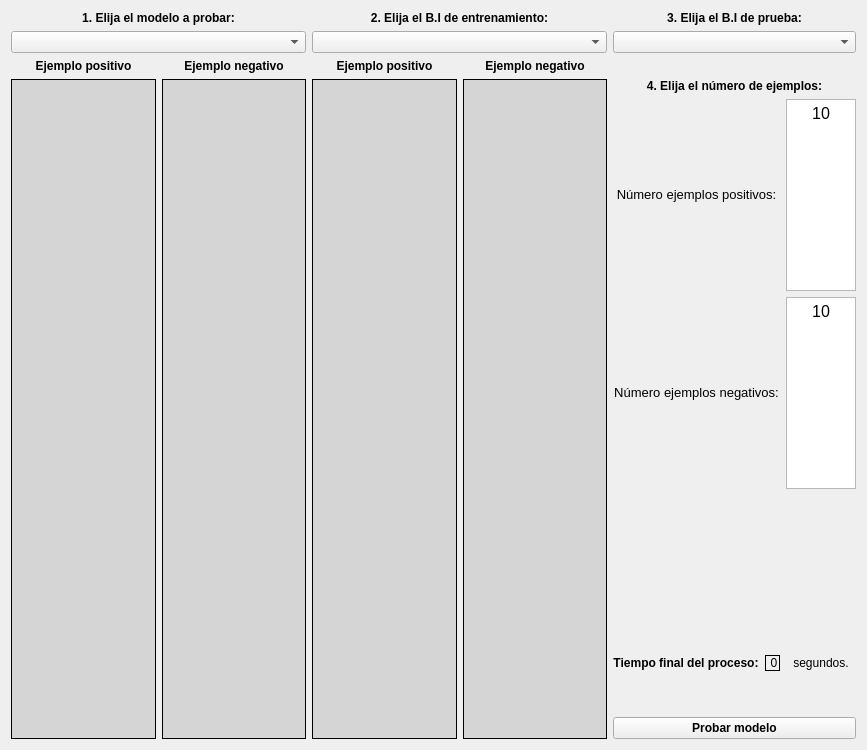
      <widget class="QWidget" name="Prueba">
       <attribute name="icon">
        <iconset>
         <normaloff>Miscelaneo/arrow-icon--myiconfinder-23.png</normaloff>Miscelaneo/arrow-icon--myiconfinder-23.png</iconset>
       </attribute>
       <attribute name="title">
        <string>Prueba modelo</string>
       </attribute>
       <attribute name="toolTip">
        <string>&lt;html&gt;&lt;head/&gt;&lt;body&gt;&lt;p&gt;Prueba de un modelo entrenado con un banco de imágenes (ejemplos) específico.&lt;/p&gt;&lt;/body&gt;&lt;/html&gt;</string>
       </attribute>
       <layout class="QHBoxLayout" name="horizontalLayout_13">
        <item>
         <layout class="QHBoxLayout" name="horizontalLayout_12" stretch="3,3,1">
          <item>
           <layout class="QVBoxLayout" name="verticalLayout_9" stretch="0,1">
            <item>
             <layout class="QVBoxLayout" name="verticalLayout_6" stretch="0,1">
              <item>
               <widget class="QLabel" name="label_5">
                <property name="text">
                 <string>&lt;html&gt;&lt;head/&gt;&lt;body&gt;&lt;p align=&quot;center&quot;&gt;&lt;span style=&quot; font-weight:600;&quot;&gt;1. Elija el modelo a probar:&lt;/span&gt;&lt;/p&gt;&lt;/body&gt;&lt;/html&gt;</string>
                </property>
               </widget>
              </item>
              <item>
               <widget class="QComboBox" name="modelos"/>
              </item>
             </layout>
            </item>
            <item>
             <layout class="QHBoxLayout" name="horizontalLayout_9">
              <item>
               <layout class="QVBoxLayout" name="verticalLayout_7" stretch="0,1">
                <item>
                 <widget class="QLabel" name="label_32">
                  <property name="text">
                   <string>&lt;html&gt;&lt;head/&gt;&lt;body&gt;&lt;p align=&quot;center&quot;&gt;&lt;span style=&quot; font-weight:600;&quot;&gt;Ejemplo positivo&lt;/span&gt;&lt;/p&gt;&lt;/body&gt;&lt;/html&gt;</string>
                  </property>
                 </widget>
                </item>
                <item>
                 <widget class="QLabel" name="EjemPosTrain">
                  <property name="palette">
                   <palette>
                    <active>
                     <colorrole role="Base">
                      <brush brushstyle="SolidPattern">
                       <color alpha="255">
                        <red>255</red>
                        <green>255</green>
                        <blue>255</blue>
                       </color>
                      </brush>
                     </colorrole>
                     <colorrole role="Window">
                      <brush brushstyle="SolidPattern">
                       <color alpha="255">
                        <red>213</red>
                        <green>213</green>
                        <blue>213</blue>
                       </color>
                      </brush>
                     </colorrole>
                    </active>
                    <inactive>
                     <colorrole role="Base">
                      <brush brushstyle="SolidPattern">
                       <color alpha="255">
                        <red>255</red>
                        <green>255</green>
                        <blue>255</blue>
                       </color>
                      </brush>
                     </colorrole>
                     <colorrole role="Window">
                      <brush brushstyle="SolidPattern">
                       <color alpha="255">
                        <red>213</red>
                        <green>213</green>
                        <blue>213</blue>
                       </color>
                      </brush>
                     </colorrole>
                    </inactive>
                    <disabled>
                     <colorrole role="Base">
                      <brush brushstyle="SolidPattern">
                       <color alpha="255">
                        <red>213</red>
                        <green>213</green>
                        <blue>213</blue>
                       </color>
                      </brush>
                     </colorrole>
                     <colorrole role="Window">
                      <brush brushstyle="SolidPattern">
                       <color alpha="255">
                        <red>213</red>
                        <green>213</green>
                        <blue>213</blue>
                       </color>
                      </brush>
                     </colorrole>
                    </disabled>
                   </palette>
                  </property>
                  <property name="autoFillBackground">
                   <bool>true</bool>
                  </property>
                  <property name="frameShape">
                   <enum>QFrame::Box</enum>
                  </property>
                  <property name="text">
                   <string/>
                  </property>
                  <property name="alignment">
                   <set>Qt::AlignCenter</set>
                  </property>
                 </widget>
                </item>
               </layout>
              </item>
              <item>
               <layout class="QVBoxLayout" name="verticalLayout_8" stretch="0,1">
                <item>
                 <widget class="QLabel" name="label_33">
                  <property name="text">
                   <string>&lt;html&gt;&lt;head/&gt;&lt;body&gt;&lt;p align=&quot;center&quot;&gt;&lt;span style=&quot; font-weight:600;&quot;&gt;Ejemplo negativo&lt;/span&gt;&lt;/p&gt;&lt;/body&gt;&lt;/html&gt;</string>
                  </property>
                 </widget>
                </item>
                <item>
                 <widget class="QLabel" name="EjemNegTrain">
                  <property name="palette">
                   <palette>
                    <active>
                     <colorrole role="Base">
                      <brush brushstyle="SolidPattern">
                       <color alpha="255">
                        <red>255</red>
                        <green>255</green>
                        <blue>255</blue>
                       </color>
                      </brush>
                     </colorrole>
                     <colorrole role="Window">
                      <brush brushstyle="SolidPattern">
                       <color alpha="255">
                        <red>213</red>
                        <green>213</green>
                        <blue>213</blue>
                       </color>
                      </brush>
                     </colorrole>
                    </active>
                    <inactive>
                     <colorrole role="Base">
                      <brush brushstyle="SolidPattern">
                       <color alpha="255">
                        <red>255</red>
                        <green>255</green>
                        <blue>255</blue>
                       </color>
                      </brush>
                     </colorrole>
                     <colorrole role="Window">
                      <brush brushstyle="SolidPattern">
                       <color alpha="255">
                        <red>213</red>
                        <green>213</green>
                        <blue>213</blue>
                       </color>
                      </brush>
                     </colorrole>
                    </inactive>
                    <disabled>
                     <colorrole role="Base">
                      <brush brushstyle="SolidPattern">
                       <color alpha="255">
                        <red>213</red>
                        <green>213</green>
                        <blue>213</blue>
                       </color>
                      </brush>
                     </colorrole>
                     <colorrole role="Window">
                      <brush brushstyle="SolidPattern">
                       <color alpha="255">
                        <red>213</red>
                        <green>213</green>
                        <blue>213</blue>
                       </color>
                      </brush>
                     </colorrole>
                    </disabled>
                   </palette>
                  </property>
                  <property name="autoFillBackground">
                   <bool>true</bool>
                  </property>
                  <property name="frameShape">
                   <enum>QFrame::Box</enum>
                  </property>
                  <property name="text">
                   <string/>
                  </property>
                  <property name="alignment">
                   <set>Qt::AlignCenter</set>
                  </property>
                 </widget>
                </item>
               </layout>
              </item>
             </layout>
            </item>
           </layout>
          </item>
          <item>
           <layout class="QVBoxLayout" name="verticalLayout_13" stretch="0,1">
            <item>
             <layout class="QVBoxLayout" name="verticalLayout_10" stretch="0,1">
              <item>
               <widget class="QLabel" name="label_30">
                <property name="text">
                 <string>&lt;html&gt;&lt;head/&gt;&lt;body&gt;&lt;p align=&quot;center&quot;&gt;&lt;span style=&quot; font-weight:600;&quot;&gt;2. Elija el B.I de entrenamiento:&lt;/span&gt;&lt;/p&gt;&lt;/body&gt;&lt;/html&gt;</string>
                </property>
               </widget>
              </item>
              <item>
               <widget class="QComboBox" name="bancosTrain"/>
              </item>
             </layout>
            </item>
            <item>
             <layout class="QHBoxLayout" name="horizontalLayout_10">
              <item>
               <layout class="QVBoxLayout" name="verticalLayout_11" stretch="0,1">
                <item>
                 <widget class="QLabel" name="label_34">
                  <property name="text">
                   <string>&lt;html&gt;&lt;head/&gt;&lt;body&gt;&lt;p align=&quot;center&quot;&gt;&lt;span style=&quot; font-weight:600;&quot;&gt;Ejemplo positivo&lt;/span&gt;&lt;/p&gt;&lt;/body&gt;&lt;/html&gt;</string>
                  </property>
                 </widget>
                </item>
                <item>
                 <widget class="QLabel" name="EjemPosTest">
                  <property name="palette">
                   <palette>
                    <active>
                     <colorrole role="Base">
                      <brush brushstyle="SolidPattern">
                       <color alpha="255">
                        <red>255</red>
                        <green>255</green>
                        <blue>255</blue>
                       </color>
                      </brush>
                     </colorrole>
                     <colorrole role="Window">
                      <brush brushstyle="SolidPattern">
                       <color alpha="255">
                        <red>213</red>
                        <green>213</green>
                        <blue>213</blue>
                       </color>
                      </brush>
                     </colorrole>
                    </active>
                    <inactive>
                     <colorrole role="Base">
                      <brush brushstyle="SolidPattern">
                       <color alpha="255">
                        <red>255</red>
                        <green>255</green>
                        <blue>255</blue>
                       </color>
                      </brush>
                     </colorrole>
                     <colorrole role="Window">
                      <brush brushstyle="SolidPattern">
                       <color alpha="255">
                        <red>213</red>
                        <green>213</green>
                        <blue>213</blue>
                       </color>
                      </brush>
                     </colorrole>
                    </inactive>
                    <disabled>
                     <colorrole role="Base">
                      <brush brushstyle="SolidPattern">
                       <color alpha="255">
                        <red>213</red>
                        <green>213</green>
                        <blue>213</blue>
                       </color>
                      </brush>
                     </colorrole>
                     <colorrole role="Window">
                      <brush brushstyle="SolidPattern">
                       <color alpha="255">
                        <red>213</red>
                        <green>213</green>
                        <blue>213</blue>
                       </color>
                      </brush>
                     </colorrole>
                    </disabled>
                   </palette>
                  </property>
                  <property name="autoFillBackground">
                   <bool>true</bool>
                  </property>
                  <property name="frameShape">
                   <enum>QFrame::Box</enum>
                  </property>
                  <property name="text">
                   <string/>
                  </property>
                  <property name="alignment">
                   <set>Qt::AlignCenter</set>
                  </property>
                 </widget>
                </item>
               </layout>
              </item>
              <item>
               <layout class="QVBoxLayout" name="verticalLayout_12" stretch="0,1">
                <item>
                 <widget class="QLabel" name="label_35">
                  <property name="text">
                   <string>&lt;html&gt;&lt;head/&gt;&lt;body&gt;&lt;p align=&quot;center&quot;&gt;&lt;span style=&quot; font-weight:600;&quot;&gt;Ejemplo negativo&lt;/span&gt;&lt;/p&gt;&lt;/body&gt;&lt;/html&gt;</string>
                  </property>
                 </widget>
                </item>
                <item>
                 <widget class="QLabel" name="EjemNegTest">
                  <property name="palette">
                   <palette>
                    <active>
                     <colorrole role="Base">
                      <brush brushstyle="SolidPattern">
                       <color alpha="255">
                        <red>255</red>
                        <green>255</green>
                        <blue>255</blue>
                       </color>
                      </brush>
                     </colorrole>
                     <colorrole role="Window">
                      <brush brushstyle="SolidPattern">
                       <color alpha="255">
                        <red>213</red>
                        <green>213</green>
                        <blue>213</blue>
                       </color>
                      </brush>
                     </colorrole>
                    </active>
                    <inactive>
                     <colorrole role="Base">
                      <brush brushstyle="SolidPattern">
                       <color alpha="255">
                        <red>255</red>
                        <green>255</green>
                        <blue>255</blue>
                       </color>
                      </brush>
                     </colorrole>
                     <colorrole role="Window">
                      <brush brushstyle="SolidPattern">
                       <color alpha="255">
                        <red>213</red>
                        <green>213</green>
                        <blue>213</blue>
                       </color>
                      </brush>
                     </colorrole>
                    </inactive>
                    <disabled>
                     <colorrole role="Base">
                      <brush brushstyle="SolidPattern">
                       <color alpha="255">
                        <red>213</red>
                        <green>213</green>
                        <blue>213</blue>
                       </color>
                      </brush>
                     </colorrole>
                     <colorrole role="Window">
                      <brush brushstyle="SolidPattern">
                       <color alpha="255">
                        <red>213</red>
                        <green>213</green>
                        <blue>213</blue>
                       </color>
                      </brush>
                     </colorrole>
                    </disabled>
                   </palette>
                  </property>
                  <property name="autoFillBackground">
                   <bool>true</bool>
                  </property>
                  <property name="frameShape">
                   <enum>QFrame::Box</enum>
                  </property>
                  <property name="text">
                   <string/>
                  </property>
                  <property name="alignment">
                   <set>Qt::AlignCenter</set>
                  </property>
                 </widget>
                </item>
               </layout>
              </item>
             </layout>
            </item>
           </layout>
          </item>
          <item>
           <layout class="QGridLayout" name="gridLayout_3">
            <item row="11" column="1">
             <widget class="QLabel" name="label_58">
              <property name="text">
               <string/>
              </property>
             </widget>
            </item>
            <item row="11" column="0">
             <widget class="QLabel" name="label_57">
              <property name="text">
               <string/>
              </property>
             </widget>
            </item>
            <item row="3" column="0" colspan="3">
             <widget class="QLabel" name="label_36">
              <property name="text">
               <string>&lt;html&gt;&lt;head/&gt;&lt;body&gt;&lt;p align=&quot;center&quot;&gt;&lt;span style=&quot; font-weight:600;&quot;&gt;4. Elija el número de ejemplos:&lt;/span&gt;&lt;/p&gt;&lt;/body&gt;&lt;/html&gt;</string>
              </property>
             </widget>
            </item>
            <item row="11" column="2">
             <widget class="QLabel" name="label_59">
              <property name="text">
               <string/>
              </property>
             </widget>
            </item>
            <item row="4" column="0" colspan="2">
             <widget class="QLabel" name="label_37">
              <property name="text">
               <string>&lt;html&gt;&lt;head/&gt;&lt;body&gt;&lt;p align=&quot;center&quot;&gt;&lt;span style=&quot; font-size:10pt;&quot;&gt;Número ejemplos positivos:&lt;/span&gt;&lt;/p&gt;&lt;/body&gt;&lt;/html&gt;</string>
              </property>
             </widget>
            </item>
            <item row="1" column="0" colspan="3">
             <widget class="QComboBox" name="bancosTest"/>
            </item>
            <item row="0" column="0" colspan="3">
             <widget class="QLabel" name="label_31">
              <property name="text">
               <string>&lt;html&gt;&lt;head/&gt;&lt;body&gt;&lt;p align=&quot;center&quot;&gt;&lt;span style=&quot; font-weight:600;&quot;&gt;3. Elija el B.I de prueba:&lt;/span&gt;&lt;/p&gt;&lt;/body&gt;&lt;/html&gt;</string>
              </property>
             </widget>
            </item>
            <item row="5" column="2">
             <widget class="QTextEdit" name="negTest">
              <property name="enabled">
               <bool>true</bool>
              </property>
              <property name="verticalScrollBarPolicy">
               <enum>Qt::ScrollBarAlwaysOff</enum>
              </property>
              <property name="horizontalScrollBarPolicy">
               <enum>Qt::ScrollBarAlwaysOff</enum>
              </property>
              <property name="html">
               <string>&lt;!DOCTYPE HTML PUBLIC &quot;-//W3C//DTD HTML 4.0//EN&quot; &quot;http://www.w3.org/TR/REC-html40/strict.dtd&quot;&gt;
&lt;html&gt;&lt;head&gt;&lt;meta name=&quot;qrichtext&quot; content=&quot;1&quot; /&gt;&lt;style type=&quot;text/css&quot;&gt;
p, li { white-space: pre-wrap; }
&lt;/style&gt;&lt;/head&gt;&lt;body style=&quot; font-family:'Segoe UI'; font-size:12pt; font-weight:400; font-style:normal;&quot;&gt;
&lt;p align=&quot;center&quot; style=&quot; margin-top:0px; margin-bottom:0px; margin-left:0px; margin-right:0px; -qt-block-indent:0; text-indent:0px;&quot;&gt;10&lt;/p&gt;&lt;/body&gt;&lt;/html&gt;</string>
              </property>
             </widget>
            </item>
            <item row="10" column="0">
             <widget class="QLabel" name="label_60">
              <property name="text">
               <string/>
              </property>
             </widget>
            </item>
            <item row="10" column="1">
             <widget class="QLabel" name="label_61">
              <property name="text">
               <string/>
              </property>
             </widget>
            </item>
            <item row="16" column="2">
             <widget class="QLabel" name="label_65">
              <property name="text">
               <string/>
              </property>
             </widget>
            </item>
            <item row="10" column="2">
             <widget class="QLabel" name="label_62">
              <property name="text">
               <string/>
              </property>
             </widget>
            </item>
            <item row="12" column="1">
             <widget class="QLabel" name="label_52">
              <property name="text">
               <string/>
              </property>
             </widget>
            </item>
            <item row="12" column="2">
             <widget class="QLabel" name="label_53">
              <property name="text">
               <string/>
              </property>
             </widget>
            </item>
            <item row="14" column="0">
             <widget class="QLabel" name="label_67">
              <property name="text">
               <string/>
              </property>
             </widget>
            </item>
            <item row="8" column="1">
             <widget class="QLabel" name="label_70">
              <property name="text">
               <string/>
              </property>
             </widget>
            </item>
            <item row="8" column="0">
             <widget class="QLabel" name="label_66">
              <property name="text">
               <string/>
              </property>
             </widget>
            </item>
            <item row="14" column="2">
             <widget class="QLabel" name="label_69">
              <property name="text">
               <string/>
              </property>
             </widget>
            </item>
            <item row="14" column="1">
             <widget class="QLabel" name="label_68">
              <property name="text">
               <string/>
              </property>
             </widget>
            </item>
            <item row="5" column="0" colspan="2">
             <widget class="QLabel" name="label_38">
              <property name="text">
               <string>&lt;html&gt;&lt;head/&gt;&lt;body&gt;&lt;p align=&quot;center&quot;&gt;&lt;span style=&quot; font-size:10pt;&quot;&gt;Número ejemplos negativos:&lt;/span&gt;&lt;/p&gt;&lt;/body&gt;&lt;/html&gt;</string>
              </property>
             </widget>
            </item>
            <item row="12" column="0">
             <widget class="QLabel" name="label_51">
              <property name="text">
               <string/>
              </property>
             </widget>
            </item>
            <item row="4" column="2">
             <widget class="QTextEdit" name="posTest">
              <property name="verticalScrollBarPolicy">
               <enum>Qt::ScrollBarAlwaysOff</enum>
              </property>
              <property name="horizontalScrollBarPolicy">
               <enum>Qt::ScrollBarAlwaysOff</enum>
              </property>
              <property name="html">
               <string>&lt;!DOCTYPE HTML PUBLIC &quot;-//W3C//DTD HTML 4.0//EN&quot; &quot;http://www.w3.org/TR/REC-html40/strict.dtd&quot;&gt;
&lt;html&gt;&lt;head&gt;&lt;meta name=&quot;qrichtext&quot; content=&quot;1&quot; /&gt;&lt;style type=&quot;text/css&quot;&gt;
p, li { white-space: pre-wrap; }
&lt;/style&gt;&lt;/head&gt;&lt;body style=&quot; font-family:'Segoe UI'; font-size:12pt; font-weight:400; font-style:normal;&quot;&gt;
&lt;p align=&quot;center&quot; style=&quot; margin-top:0px; margin-bottom:0px; margin-left:0px; margin-right:0px; -qt-block-indent:0; text-indent:0px;&quot;&gt;10&lt;/p&gt;&lt;/body&gt;&lt;/html&gt;</string>
              </property>
             </widget>
            </item>
            <item row="15" column="2">
             <widget class="QLabel" name="label_39">
              <property name="autoFillBackground">
               <bool>false</bool>
              </property>
              <property name="text">
               <string>&lt;html&gt;&lt;head/&gt;&lt;body&gt;&lt;p align=&quot;center&quot;&gt;segundos.&lt;/p&gt;&lt;/body&gt;&lt;/html&gt;</string>
              </property>
             </widget>
            </item>
            <item row="15" column="1">
             <widget class="QLabel" name="tiempoTest">
              <property name="autoFillBackground">
               <bool>true</bool>
              </property>
              <property name="frameShape">
               <enum>QFrame::Box</enum>
              </property>
              <property name="text">
               <string>&lt;html&gt;&lt;head/&gt;&lt;body&gt;&lt;p align=&quot;center&quot;&gt;0&lt;/p&gt;&lt;/body&gt;&lt;/html&gt;</string>
              </property>
             </widget>
            </item>
            <item row="8" column="2">
             <widget class="QLabel" name="label_71">
              <property name="text">
               <string/>
              </property>
             </widget>
            </item>
            <item row="15" column="0">
             <widget class="QLabel" name="label_40">
              <property name="font">
               <font>
                <weight>75</weight>
                <bold>true</bold>
               </font>
              </property>
              <property name="text">
               <string>&lt;html&gt;&lt;head/&gt;&lt;body&gt;&lt;p align=&quot;center&quot;&gt;Tiempo final del proceso:&lt;/p&gt;&lt;/body&gt;&lt;/html&gt;</string>
              </property>
             </widget>
            </item>
            <item row="18" column="0" rowspan="3" colspan="3">
             <widget class="QPushButton" name="iniciarTest">
              <property name="sizePolicy">
               <sizepolicy hsizetype="Preferred" vsizetype="Preferred">
                <horstretch>0</horstretch>
                <verstretch>0</verstretch>
               </sizepolicy>
              </property>
              <property name="font">
               <font>
                <weight>75</weight>
                <bold>true</bold>
               </font>
              </property>
              <property name="text">
               <string>Probar modelo</string>
              </property>
              <property name="autoDefault">
               <bool>false</bool>
              </property>
              <property name="default">
               <bool>false</bool>
              </property>
              <property name="flat">
               <bool>false</bool>
              </property>
             </widget>
            </item>
            <item row="9" column="0">
             <widget class="QLabel" name="label_75">
              <property name="text">
               <string/>
              </property>
             </widget>
            </item>
            <item row="18" column="2">
             <widget class="QLabel" name="label_56">
              <property name="text">
               <string/>
              </property>
             </widget>
            </item>
            <item row="16" column="1">
             <widget class="QLabel" name="label_64">
              <property name="text">
               <string/>
              </property>
             </widget>
            </item>
            <item row="16" column="0">
             <widget class="QLabel" name="label_63">
              <property name="text">
               <string/>
              </property>
             </widget>
            </item>
            <item row="6" column="0">
             <widget class="QLabel" name="label_86">
              <property name="text">
               <string/>
              </property>
             </widget>
            </item>
            <item row="2" column="0">
             <widget class="QLabel" name="label_87">
              <property name="text">
               <string/>
              </property>
             </widget>
            </item>
            <item row="7" column="0">
             <widget class="QLabel" name="label_89">
              <property name="text">
               <string/>
              </property>
             </widget>
            </item>
            <item row="17" column="0">
             <widget class="QLabel" name="label_88">
              <property name="text">
               <string/>
              </property>
             </widget>
            </item>
           </layout>
          </item>
         </layout>
        </item>
       </layout>
      </widget>
